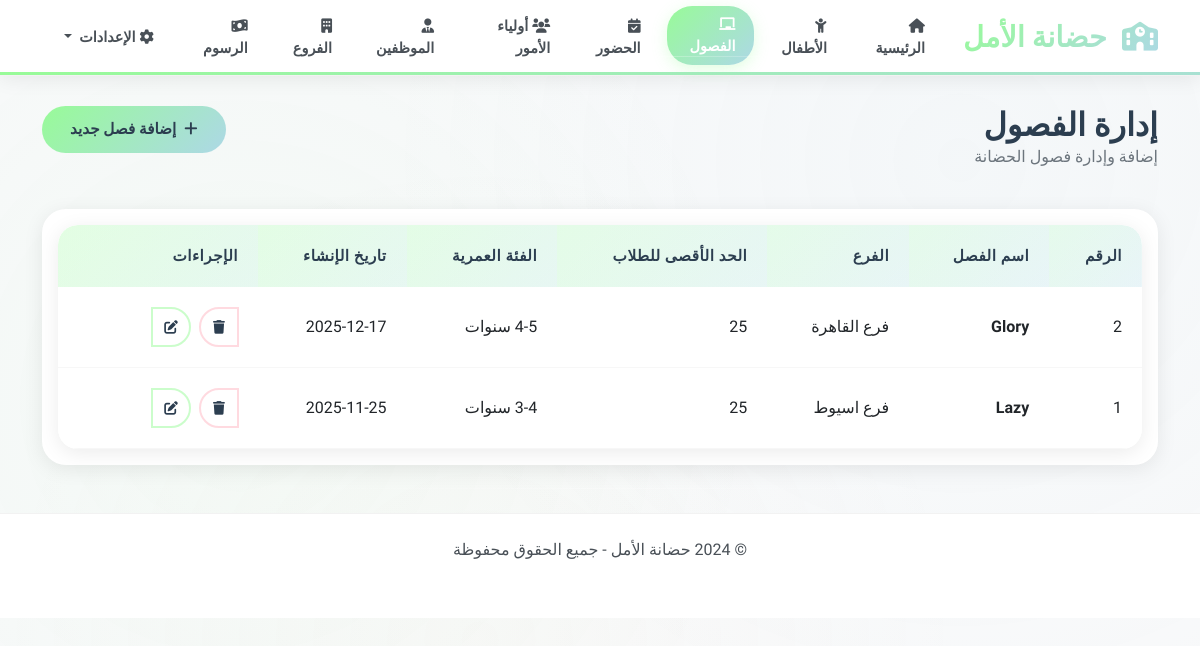
Page /classes on the committed database.
### tables this page shows
CREATE TABLE Class (
            class_id INTEGER PRIMARY KEY AUTOINCREMENT,
            name TEXT NOT NULL,
            branch_id INTEGER,
            max_capacity INTEGER DEFAULT 25,
            age_group TEXT,
            created_at TIMESTAMP DEFAULT CURRENT_TIMESTAMP,
            FOREIGN KEY (branch_id) REFERENCES Branch(branch_id) ON DELETE CASCADE
        );

CREATE TABLE Branch (
            branch_id INTEGER PRIMARY KEY AUTOINCREMENT,
            name TEXT NOT NULL,
            address TEXT,
            phone TEXT,
            created_at TIMESTAMP DEFAULT CURRENT_TIMESTAMP
        );

### routers/routersclasses.py (the view)
@classes_bp.route('/classes')
def show_classes():
    conn = get_conn()
    cur = conn.cursor()
    try:
        cur.execute('''
            SELECT cl.*, b.name as branch_name
            FROM Class cl
            LEFT JOIN Branch b ON cl.branch_id = b.branch_id
            ORDER BY cl.created_at DESC
        ''')
        classes = cur.fetchall()
        cur.execute('SELECT branch_id, name FROM Branch ORDER BY name')
        branches = cur.fetchall()
    except Exception as e:
        flash(f'خطأ في جلب البيانات: {str(e)}', 'error')
        classes = []
        branches = []
    finally:
        conn.close()
    return render_template('class.html', classes=classes, branches=branches)

### db.py (called while the page is built)
def get_conn():
    conn = sqlite3.connect(DB_PATH)
    conn.row_factory = sqlite3.Row  # access columns by name in templates
    conn.execute('PRAGMA foreign_keys = ON')
    return conn

### Templates/class.html (shortened to what this page needs)
{% extends 'base.html' %}
{% block content %}
<div class="row mb-4">
    <div class="col-md-8">
        <h1 class="h2 mb-0">إدارة الفصول</h1>
        <p class="text-muted">إضافة وإدارة فصول الحضانة</p>
    </div>
    <div class="col-md-4 text-end">
        <button type="button" class="btn btn-primary" data-bs-toggle="modal" data-bs-target="#addClassModal">
            <i class="fas fa-plus me-2"></i>إضافة فصل جديد
        </button>
    </div>
</div>
<div class="card">
    <div class="card-body">
        {% if classes %}
        <div class="table-responsive">
            <table class="table table-hover">
                <thead class="table-light">
                    <tr>
                        <th>الرقم</th>
                        <th>اسم الفصل</th>
                        <th>الفرع</th>
                        <th>الحد الأقصى للطلاب</th>
                        <th>الفئة العمرية</th>
                        <th>تاريخ الإنشاء</th>
                        <th width="200">الإجراءات</th>
                    </tr>
                </thead>
                <tbody>
                    {% for class in classes %}
                    <tr>
                        <td>{{ class.class_id }}</td>
                        <td>
                            <strong>{{ class.name }}</strong>
                        </td>
                        <td>{{ class.branch_name or 'غير محدد' }}</td>
                        <td>{{ class.max_capacity or '25' }}</td>
                        <td>{{ class.age_group or 'غير محدد' }}</td>
                        <td>{{ class.created_at[:10] if class.created_at else 'غير محدد' }}</td>
                        <td>
                            <div class="btn-group" role="group">
                                <button type="button" class="btn btn-sm btn-outline-primary"
                                        data-bs-toggle="modal"
                                        data-bs-target="#editClassModal{{ class.class_id }}">
                                    <i class="fas fa-edit"></i>
                                </button>
                                <button type="button" class="btn btn-sm btn-outline-danger"
                                        data-bs-toggle="modal"
                                        data-bs-target="#deleteClassModal{{ class.class_id }}">
                                    <i class="fas fa-trash"></i>
                                </button>
                            </div>
                        </td>
                    </tr>
                    {% endfor %}
                </tbody>
            </table>
        </div>
        {% else %}
        <div class="text-center py-5">
            <i class="fas fa-chalkboard fa-3x text-muted mb-3"></i>
            <h5 class="text-muted">لا توجد فصول مضافة بعد</h5>
            <p class="text-muted">ابدأ بإضافة أول فصل</p>
        </div>
        {% endif %}
    </div>
</div>
{% endblock %}
{% block head_extra %}
<link href="https://cdnjs.cloudflare.com/ajax/libs/font-awesome/6.0.0/css/all.min.css" rel="stylesheet">
{% endblock %}

### static/css/style.css (style rules this page uses)
:root { --mint-green: #98fb98; --baby-blue: #add8e6; --soft-yellow: #ffe4c4; --coral: #ffb6c1; --light-grey: #f8f9fa; --white: #ffffff; --text-dark: #2c3e50; --text-muted: #6c757d; }
body { font-family: 'Tajawal', 'Segoe UI', Tahoma, Geneva, Verdana, sans-serif; background: var(--light-grey); min-height: 100vh; color: var(--text-dark); }
.card { border: none; border-radius: 24px; box-shadow: 0 4px 20px rgba(0,0,0,0.08); transition: all 0.3s cubic-bezier(0.4, 0, 0.2, 1); background: var(--white); position: relative; overflow: hidden; }
.btn { border-radius: 50px; font-weight: 600; padding: 12px 28px; transition: all 0.3s ease; border: none; position: relative; overflow: hidden; font-size: 0.95rem; }
.btn::before { content: ''; position: absolute; top: 50%; left: 50%; width: 0; height: 0; background: rgba(255, 255, 255, 0.3); border-radius: 50%; transform: translate(-50%, -50%); transition: width 0.6s ease, height 0.6s ease; }
.btn-primary { background: linear-gradient(135deg, #98fb98, #add8e6); color: var(--text-dark); }
.btn-outline-primary { border: 2px solid rgba(152, 251, 152, 0.5); color: var(--text-dark); background: transparent; border-radius: 50px; }
.btn-outline-danger { border: 2px solid rgba(255, 182, 193, 0.5); color: var(--text-dark); background: transparent; border-radius: 50px; }
.btn-sm { padding: 8px 16px; font-size: 0.85rem; border-radius: 50px; }
.btn-group .btn-sm { width: 40px; height: 40px; padding: 0; display: flex; align-items: center; justify-content: center; border-radius: 50%; margin: 0 4px; transition: all 0.3s ease; }
.table-responsive { border-radius: 20px; overflow: hidden; box-shadow: 0 4px 20px rgba(0,0,0,0.08); background: var(--white); }
.table { background: var(--white); border-radius: 20px; overflow: hidden; margin-bottom: 0; border-collapse: separate; border-spacing: 0; }
.table thead th { background: linear-gradient(135deg, rgba(152, 251, 152, 0.15), rgba(173, 216, 230, 0.15)); color: var(--text-dark); font-weight: 700; border: none; padding: 1.25rem; font-size: 0.95rem; text-transform: uppercase; letter-spacing: 0.5px; }
.table tbody tr { transition: all 0.3s ease; border-bottom: 1px solid rgba(0,0,0,0.03); }
.table tbody tr:nth-child(even) { background: rgba(152, 251, 152, 0.02); }
.table tbody tr:nth-child(odd) { background: var(--white); }
.table td { padding: 1.25rem; vertical-align: middle; border: none; border-bottom: 1px solid rgba(0,0,0,0.03); }
.table-light { background: linear-gradient(135deg, rgba(152, 251, 152, 0.15), rgba(173, 216, 230, 0.15)) !important; }
h1.h2, h2 { color: var(--text-dark); font-weight: 800; margin-bottom: 0.5rem; }
.text-muted { color: var(--text-muted) !important; }

### Templates/base.html (style rules this page uses)
:root { --mint-green: #98fb98; --baby-blue: #add8e6; --soft-yellow: #ffe4c4; --coral: #ffb6c1; --light-grey: #f8f9fa; --white: #ffffff; }
body { font-family: 'Tajawal', 'Segoe UI', Tahoma, Geneva, Verdana, sans-serif; background: #f8f9fa; min-height: 100vh; position: relative; }
body::before { content: ''; position: fixed; top: 0; left: 0; width: 100%; height: 100%; background-image: radial-gradient(circle at 20% 50%, rgba(152, 251, 152, 0.05) 0%, transparent 50%), radial-gradient(circle at 80% 20%, rgba(173, 216, 230, 0.05) 0%, transparent 50%), radial-gradient(circle at 40% 80%, rgba(255, 228, 196, 0.05) 0%, transparent 50%); pointer-events: none; z-index: -1; }
.btn-group { direction: ltr; }
.card { transition: all 0.4s cubic-bezier(0.25, 0.46, 0.45, 0.94); }

### rows in the picture
Class: class_id "2", name "Glory", name "فرع القاهرة", max_capacity "25", age_group "4-5 سنوات", created_at "2025-12-17"
Class: class_id "1", name "Lazy", name "فرع اسيوط", max_capacity "25", age_group "3-4 سنوات", created_at "2025-11-25"
